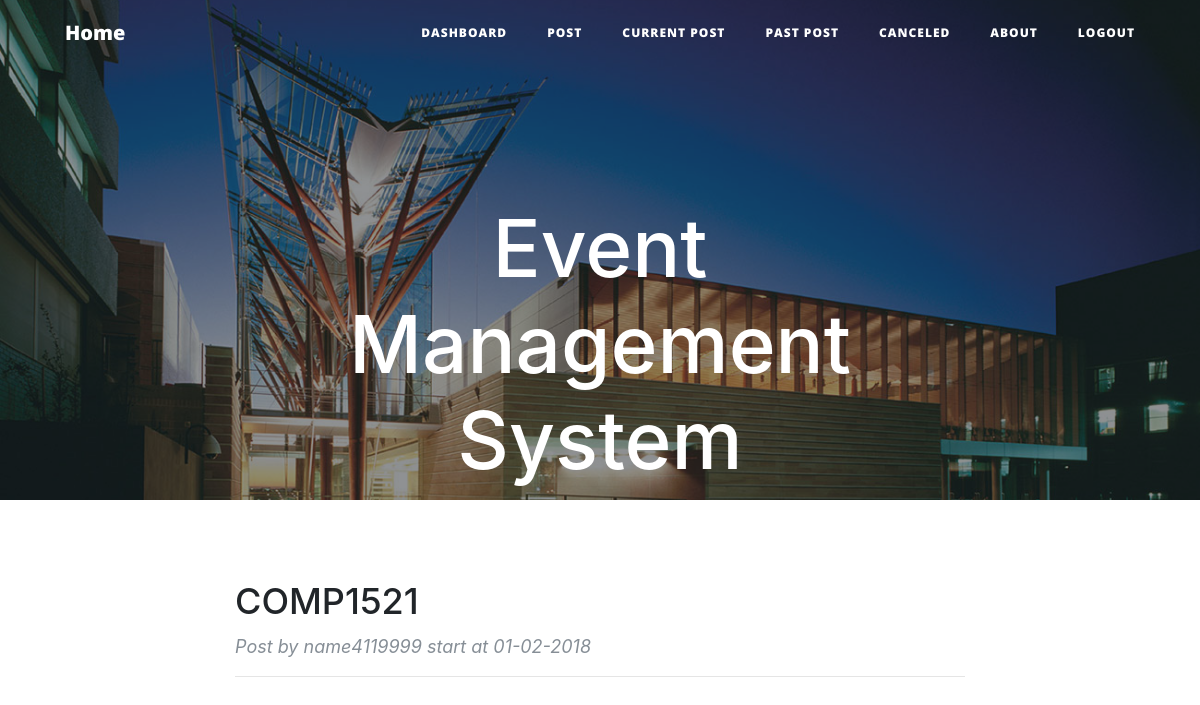
The page /cance/ (signed in) on the database as committed earlier.
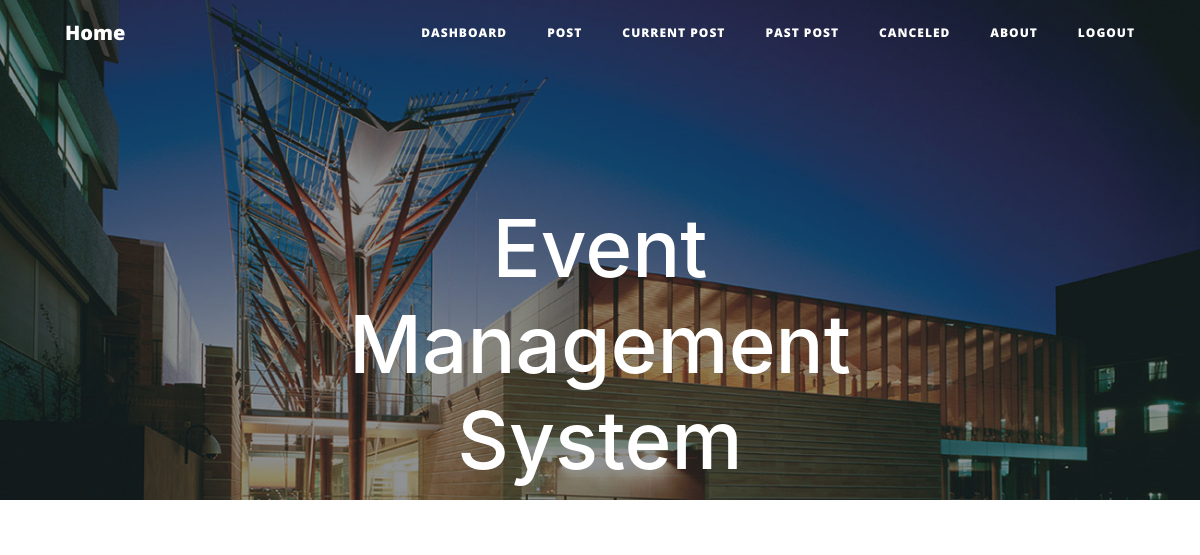
The same page on the database as committed later.
### event.py (models this page shows, shortened)
class Event(db.Model):
    __tablename__ = 'events'
    event_id = db.Column(db.Integer, primary_key=True)
    title = db.Column(db.String(120))
    details = db.Column(db.UnicodeText)
    start = db.Column(db.String(80))
    end = db.Column(db.String(80))
    capacity = db.Column(db.Integer)
    status = db.Column(db.String(80))
    creater = db.Column(db.String(80))
    users = db.relationship('User',secondary=event_realation,
                            backref=db.backref('event_users_all', lazy='dynamic'))

### route.py (the view)
@app.route('/cance/',methods = ['POST','GET'])
@login_required
def cance():
    return render_template('canele.html',events = Event.query.all())

### event.py (called while the page is built)
    @property
    def is_authenticated(self):
        return True

    @property
    def is_anonymous(self):
        return False

### server.py (called while the page is built)
@login_manager.user_loader
def load_user(user_id):
    return User.query.get(int(user_id))

### templates/canele.html
{% extends 'base.html' %}
{% block body %}
<header class="masthead" style="background-image: url('{{ url_for('static',filename='asb-unsw-campus-53.jpg')}}'); width: auto; height:500px;">
    <div class="overlay"></div>
    <div class="container">
        <div class="row">
            <div class="col-lg-8 col-md-10 mx-auto">
                <div class="site-heading">
                    <h1>Event Management System</h1>
                    <span class="subheading">UNSW Event Management System</span>
                </div>
            </div>
        </div>
    </div>
</header>
<div class="container">
    <div class="row">
        <div class="col-lg-8 col-md-10 mx-auto">
            {% for event in events %}
                {% if event.status == 'CANCELED' %}
                    <div class="post-preview">
                        <a href="{{ url_for('info', eventId = event.event_id) }}">
                            <h2 class="post-title">
                                {{event.title}}
                            </h2>
                        </a>
                        <p class="post-meta">Post by {{ event.creater }} start at {{ event.start }}</p>
                    </div>
                    <hr>
                {% endif %}
            {% endfor %}
        </div>
    </div>
</div>
{% endblock %}

### templates/base.html (shortened to what this page needs)
<!DOCTYPE html>
<html lang="en">
    <head>
        <link rel = stylesheet type="text/css" href="{{ url_for('static',filename = 'font-awesome.min.css')}}"/>
        <link rel = stylesheet type="text/css" href="{{ url_for('static',filename = 'clean-blog.min.css')}}"/>
        <link rel = stylesheet type="text/css" href="{{ url_for('static',filename = 'bootstrap.min.css')}}"/>
    </head>
    <body>
        <nav  class="navbar navbar-expand-lg navbar-light fixed-top" id="mainNav">
            <div class="container">
                <a class="navbar-brand" href="{{url_for('index')}}">Home</a>
                <div class="collapse navbar-collapse" id="navbarResponsive">
                    <ul class="navbar-nav ml-auto">
                        {% if not current_user.is_anonymous%}
                            <li class="nav-item">
                                <a class="nav-link" href="{{ url_for('dashboard') }}">Dashboard</a>
                            </li>
                        {% endif %}
                        {% if current_user.role == 'trainer' %}
                            <li class="nav-item">
                                <a class="nav-link" href="{{ url_for('post') }}">Post</a>
                            </li>
                            <li class="nav-item">
                                <a class="nav-link" href="{{ url_for('currpost') }}">Current Post</a>
                            </li>
                            <li class="nav-item">
                                <a class="nav-link" href=" {{url_for('pastpost')}} ">Past Post</a>
                            </li>
                            <li class="nav-item">
                                <a class="nav-link" href="{{ url_for('cance') }}">Canceled</a>
                            </li>
                        {% endif %}
                        <li class="nav-item">
                            <a class="nav-link" href="{{ url_for('about') }}">About</a>
                        </li>
                        {% if current_user.is_anonymous %}
                        <li class="nav-item">
                                <a class="nav-link" href="{{ url_for('login') }}">Login</a>
                        </li>
                        {% else %}
                        <li class="nav-item">
                            <a class="nav-link" href="{{ url_for('logout') }}">Logout</a>
                        </li>
                        {% endif %}
                    </ul>
                </div>
            </div>
        </nav>
        {% block body %}{% endblock %}
    </body>
</html>

Rows that differ between the two databases and show on the page:
removed Event: title "COMP1521", creater "name4119999", start "01-02-2018"
